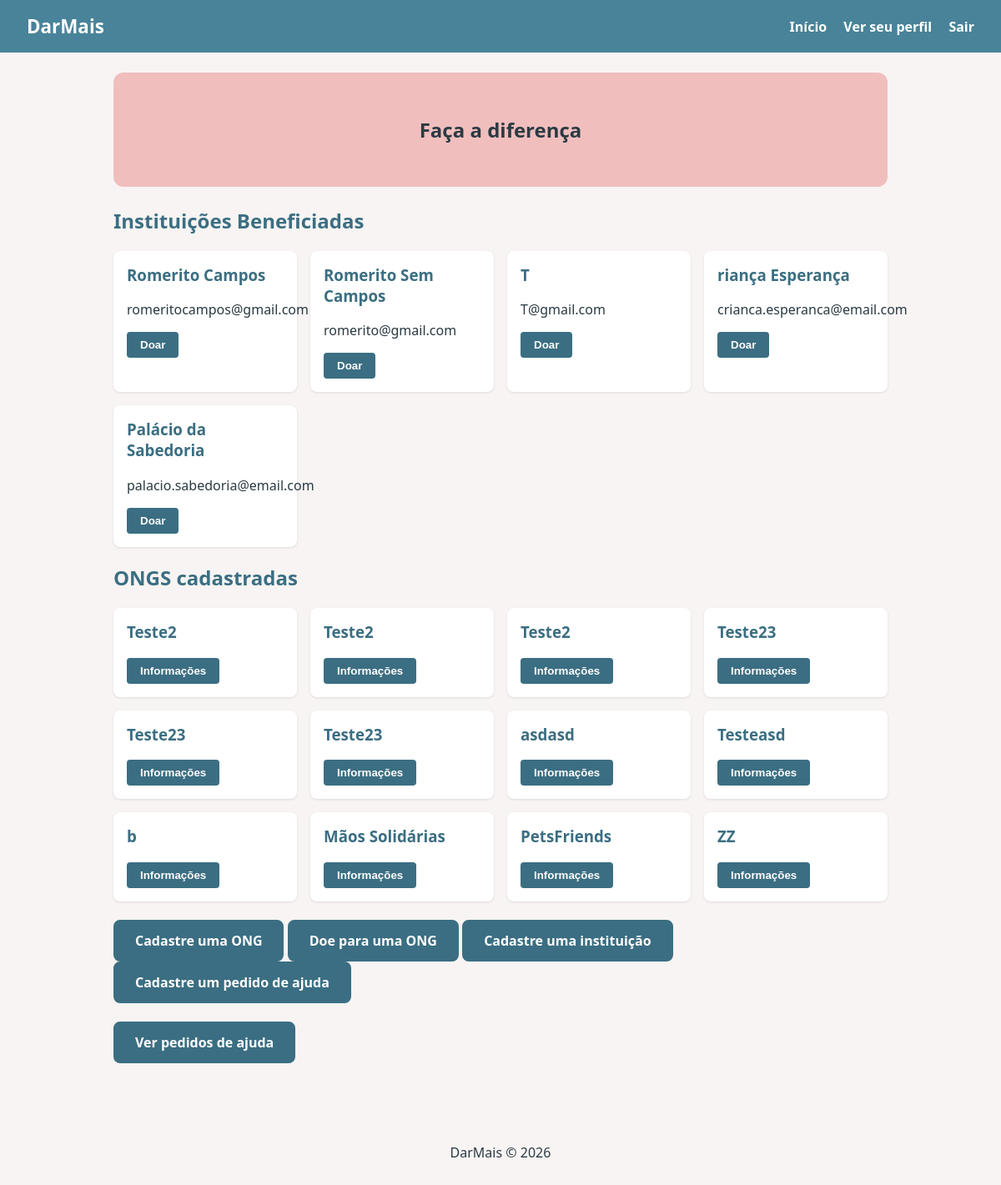
The app's page / (signed in) with its own data.
### projeto_romerito/models.py (models this page shows)
class Instituicao(Base):
    __tablename__ = "instituicoes"
    id: Mapped[int] = mapped_column(primary_key=True, autoincrement=True)
    nome: Mapped[str] = mapped_column(String(100), nullable=False)
    email: Mapped[str] = mapped_column(String(80), unique=True, nullable=False)
    cnpj: Mapped[str] = mapped_column(String(18), unique=True, nullable=False)
    senha: Mapped[str] = mapped_column(String(255), nullable=False)
    pedidos_ajuda: Mapped[List["PedidoDeAjuda"]] = relationship(
        back_populates="instituicao"
    )

class Ong(Base):
    __tablename__ = "ongs"
    id: Mapped[int] = mapped_column(primary_key=True, autoincrement=True)
    nome: Mapped[str] = mapped_column(String(100), nullable=False)
    descricao: Mapped[str] = mapped_column(Text, nullable=False)
    projetos: Mapped[List["ProjetoSocial"]] = relationship(
        back_populates="ong"
    )
    doacoes: Mapped[List["Doacao"]] = relationship(
        back_populates="ong"
    )

### projeto_romerito/blueprints/index/routes.py (the view)
@index_bp.route('/')
def index():
    usuario_id = sf.get('user_id')
    if usuario_id:
        with Session(bind = engine) as session:
          inst = session.scalars(select(Instituicao)).all()
          ong = session.scalars(select(Ong)).all()
          return render_template("index/index.html", instituicoes= inst, ongs = ong)
    return render_template('auth/login.html')

### projeto_romerito/blueprints/index/templates/index/index.html (shortened to what this page needs)
{% extends 'base.html' %}
{% block conteudo %}
  <section class="hero">
    <h1>Faça a diferença</h1>
  </section>
  <h2>Instituições Beneficiadas</h2>
  <div class="cards">
    {% for inst in instituicoes %}
      <div class="card">
        <h3>{{ inst.nome }}</h3>
        <p>{{ inst.email }}</p>
        <a href="{{url_for('doacoes.doar')}}"><button type="button">Doar</button></a>
      </div>
    {% endfor %}
    </div>
  <h2>ONGS cadastradas</h2>
 <div class="cards">
  {% for ong in ongs %}
  <div class="card">
    <h3>{{ ong.nome}}</h3>
    <a href="{{url_for('ongs.informacoes', ong_id = ong.id)}}"><button type="button">Informações</button></a>
    </div>
    {% endfor %}
  </div>
  <br>
  <a class="btn-cadastro" href="{{ url_for('ongs.cadastro_ongs') }}">
    Cadastre uma ONG
  </a>
  <a class="btn-cadastro" href="{{url_for('doacoes.doar', user_id=session.get('user_id')) }}">Doe para uma ONG</a>
  <a class="btn-cadastro" href="{{url_for('instituicoes.cadastro')}}">Cadastre uma instituição</a>
  <a class="btn-cadastro" href="{{url_for('pedidos.cadastrar')}}">Cadastre um pedido de ajuda</a>
  <br>
  <br>
  <a class="btn-cadastro" href="{{url_for('pedidos.listar')}}">Ver pedidos de ajuda</a>
{% endblock %}

### projeto_romerito/static/style.css (style rules this page uses)
:root { --cinza: #D8D8D8; --azul: #488399; --azul-escuro: #3b6e82; --coral: #EA9393; --amarelo: #F4D38A; --rosa: #F1BEBE; --fundo: #f7f4f3; --texto: #2b3a42; }
* { box-sizing: border-box; }
body { font-family: system-ui, sans-serif; margin: 0; color: var(--texto); background: var(--fundo); }
.hero { text-align: center; padding: 2rem 1rem; background: var(--rosa); border-radius: 12px; margin-bottom: 1.5rem; }
h2 { color: var(--azul-escuro); }
.cards { display: grid; grid-template-columns: repeat(auto-fit, minmax(220px, 1fr)); gap: 1rem; }
.card { background: #fff; padding: 1rem; border-radius: 8px; box-shadow: 0 1px 3px rgba(0,0,0,.1); }
.card h3 { color: var(--azul-escuro); margin-top: 0; }
button { background: var(--azul-escuro); color: #fff; border: 0; padding: .5rem 1rem; border-radius: 4px; cursor: pointer; font-weight: 600; }
a { color: var(--azul-escuro); }
.btn-cadastro { display: inline-block; background-color: var(--azul-escuro); color: #fff; padding: 12px 24px; border-radius: 8px; text-decoration: none; font-size: 16px; font-weight: bold; border: 2px solid var(--azul-escuro); transition: background-color 0.3s, transform 0.2s; }

### records on screen
Instituicao: nome "Romerito Campos", email "romeritocampos@gmail.com"
Instituicao: nome "Romerito Sem Campos", email "romerito@gmail.com"
Instituicao: nome "T", email "T@gmail.com"
Instituicao: nome "riança Esperança", email "crianca.esperanca@email.com"
Instituicao: nome "Palácio da Sabedoria", email "palacio.sabedoria@email.com"
Ong: nome "Teste2"
Ong: nome "Teste2"
Ong: nome "Teste2"
Ong: nome "Teste23"
Ong: nome "Teste23"
Ong: nome "Teste23"
Ong: nome "asdasd"
Ong: nome "Testeasd"
Ong: nome "b"
Ong: nome "Mãos Solidárias"
Ong: nome "PetsFriends"
Ong: nome "ZZ"
